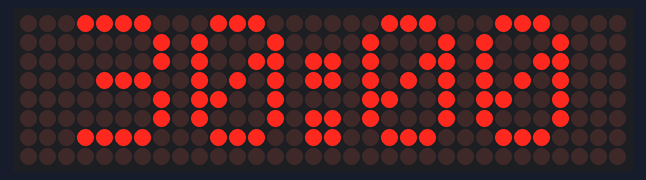
Recording of a sketch running on a simulated Arduino Uno, built with avr-gcc and run on an emulated ATmega328P. Shown: 32×8 LED matrix.

Above: at 0.6 s.
At 4.6 s:
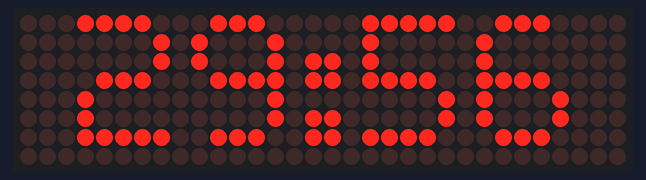
At 9.6 s:
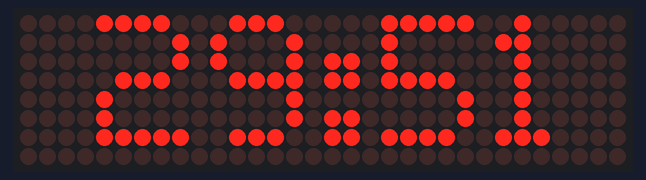
At 19.6 s:
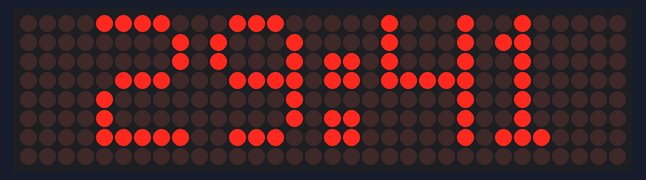
At 28.6 s:
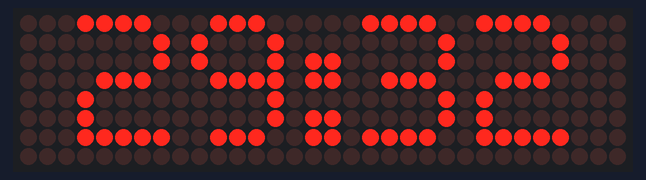
At 38.6 s:
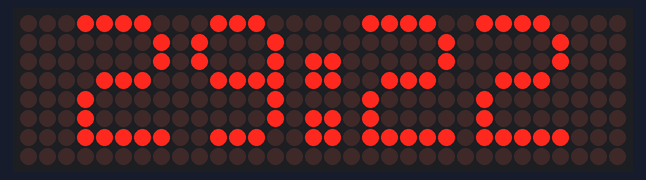

Measured:
- what the display in image 0 shows lasts 1.0 s, from 0.5 s to 1.5 s

The sketch:

01_Test_MAX7219_LED_Matrix_32x8.ino
```cpp
//>>>>>>>>>>>>>>>>>>>>>>>>>>>>>>>>>>>>>>>>>>>>>>>>>>>>>>>>>>>>>>>>>>>>>>>>>>>>>>>>>>>>>>>>> 01_Test_MAX7219_LED_Matrix_32x8
//---------------------------------------- Including Libraries.
#include <MD_Parola.h>
#include <MD_MAX72xx.h>
#include <SPI.h>
//----------------------------------------

// Uncomment according to your hardware type.
#define HARDWARE_TYPE MD_MAX72XX::FC16_HW
//#define HARDWARE_TYPE MD_MAX72XX::GENERIC_HW

// Defining size, and output pins.
#define MAX_DEVICES 4  //--> MAX7219 LED Matrix 32x8 consists of 4 MAX7219 LED Matrix 8x8. So "#define MAX_DEVICES 4".
#define CS_PIN 5
// CLK_PIN 18
// DIN_PIN 23

// Initialization of "MD_Parola" library as "Display" and its settings.
MD_Parola Display = MD_Parola(HARDWARE_TYPE, CS_PIN, MAX_DEVICES);

// 中文字符点阵数据
const uint8_t CHINESE_CHAR[] PROGMEM = {
  // 你
  0x00, 0x7C, 0x44, 0x7C, 0x40, 0x7C, 0x40, 0x00,
  0x00, 0x7C, 0x44, 0x7C, 0x40, 0x7C, 0x40, 0x00,
  // 好
  0x00, 0x7C, 0x44, 0x7C, 0x40, 0x7C, 0x40, 0x00,
  0x00, 0x7C, 0x44, 0x7C, 0x40, 0x7C, 0x40, 0x00,
};

//________________________________________________________________________________ VOID SETUP()
void setup() {
  // put your setup code here, to run once:

  Display.begin();
  delay(500);
  Display.setIntensity(10);  //--> Sets the intensity or brightness of the MAX7219 LED Matrix 32x8 display. Range from 0 to 15.
  Display.setInvert(false);
}
//________________________________________________________________________________

//________________________________________________________________________________ VOID LOOP()
void loop() {
  // put your main code here, to run repeatedly:

  int hours = 0; // 设置初始小时
  int minutes = 30; // 设置初始分钟
  int seconds = 0; // 设置初始秒

  while (minutes > 0 || seconds > 0) {
    Display.displayClear();
    Display.setTextAlignment(PA_CENTER);

    // 格式化时间字符串
    char timeStr[9];
    sprintf(timeStr, "%02d:%02d", minutes, seconds);
    Display.print(timeStr);

    delay(1000); // 延迟1秒

    // 更新倒计时时间
    if (seconds > 0) {
      seconds--;
    } else {
      seconds = 59;
      if (minutes > 0) {
        minutes--;
      } else {
        minutes = 59;
        if (hours > 0) {
          hours--;
        }
      }
    }
  }

  // 倒计时结束后显示 "END"
  Display.displayClear();
  Display.setTextAlignment(PA_CENTER);
  Display.print("END");
  delay(5000); // 显示5秒
}
//________________________________________________________________________________
//<<<<<<<<<<<<<<<<<<<<<<<<<<<<<<<<<<<<<<<<<<<<<<<<<<<<<<<<<<<<<<<<<<<<<<<<<<<<<<<<<<<<<<<<<
```
